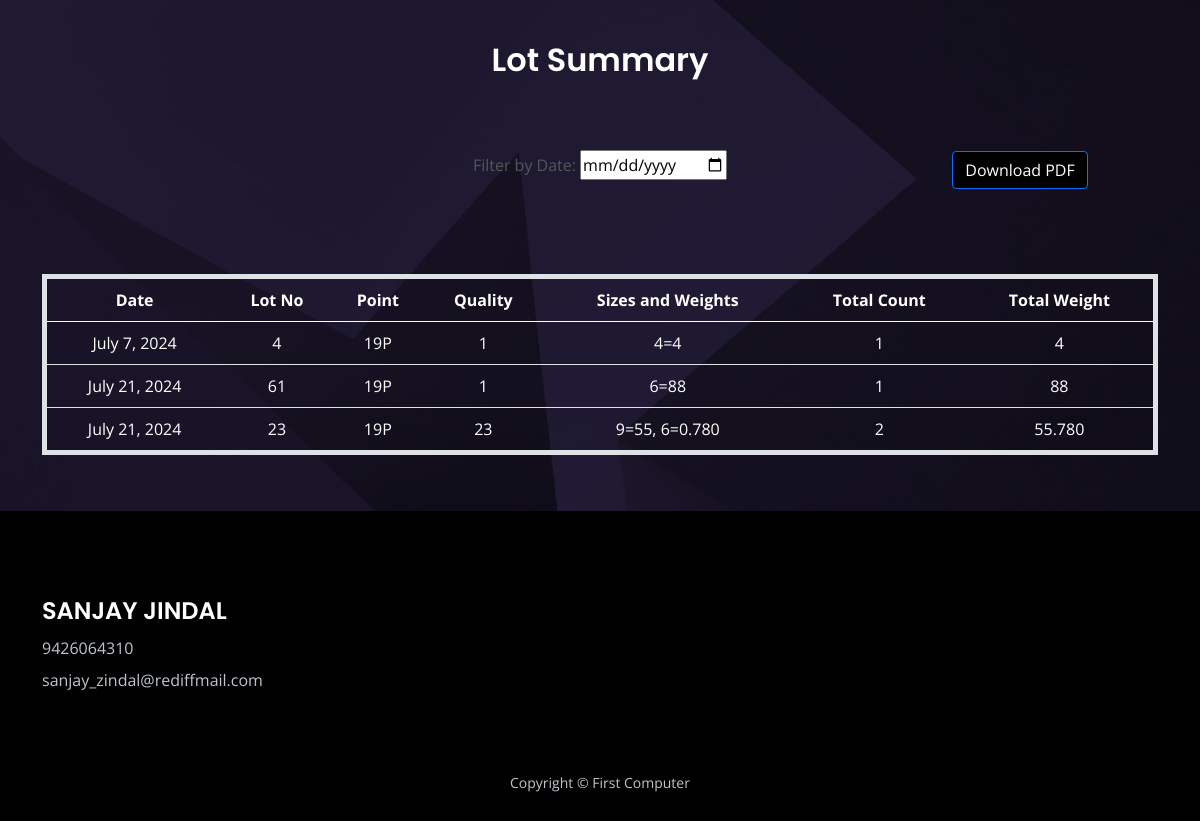
Page /lot_summary/ (signed in) on the committed database.
### app/models.py (models this page shows, shortened)
class Point(models.Model):
    user = models.ForeignKey(User, on_delete=models.CASCADE, blank=True, null=True)  # Add this field
    point = models.CharField(max_length=100)
    def __str__(self):
        return self.point

class Packing(models.Model):
    user = models.ForeignKey(User, on_delete=models.CASCADE, null=True, default=None)
    date_packing = models.DateField(max_length=20, blank=True, null=True)
    lot_no = models.CharField(max_length=100)
    quality = models.ForeignKey('Quality', on_delete=models.CASCADE)
    point = models.ForeignKey('Point', on_delete=models.CASCADE)
    brand = models.ForeignKey('Brand', on_delete=models.CASCADE)
    lot_kgs = models.FloatField()
    total_weight = models.DecimalField(max_digits=10, decimal_places=2, default=0.00)

class Quality(models.Model):
    user = models.ForeignKey(User, on_delete=models.CASCADE, blank=True, null=True)  # Add this field
    quality_no = models.CharField(max_length=100)
    def __str__(self):
        return self.quality_no

### app/report.py (the view)
# urls.py: path('lot_summary/', report.lot_summary, name='lot_summary'),
@login_required
def lot_summary(request):
    date_filter = request.GET.get('date', None)
    if date_filter:
        date_filter = datetime.strptime(date_filter, '%Y-%m-%d')
    else:
        date_filter = timezone.now()
    packings = Packing.objects.prefetch_related('bundles').filter(date_packing__lte=date_filter, user=request.user).all()
    brands = Brand.objects.all()
    grouped_data = {}
    for packing in packings:
        key = (packing.lot_no, packing.point, packing.quality)
        if key not in grouped_data:
            grouped_data[key] = {
                'date_packing': packing.date_packing,
                'lot_no': packing.lot_no,
                'point': packing.point,
                'quality': packing.quality,
                'sizes_weights': {},
                'count': 0,
                'total_weight': Decimal(0),
            }
        for bundle in packing.bundles.all():
            size = bundle.sizes
            weight = Decimal(bundle.weight)
            if size in grouped_data[key]['sizes_weights']:
                grouped_data[key]['sizes_weights'][size] += weight
            else:
                grouped_data[key]['sizes_weights'][size] = weight
            grouped_data[key]['count'] += 1
            grouped_data[key]['total_weight'] += weight
    for item in grouped_data.values():
        item['sizes_weights'] = ', '.join(f'{size}={weight}' for size, weight in item['sizes_weights'].items())
    grouped_data_list = list(grouped_data.values())
    return render(request, 'report/lot_summary.html', {'packings': grouped_data_list, 'brands': brands})

### app/templates/report/lot_summary.html (shortened to what this page needs)
{% load static %}
<!DOCTYPE html>
<html lang="en">
<head>
    <link href="{% static 'css/bootstrap.min.css' %}" rel="stylesheet">
    <link href="{% static 'css/fontawesome-all.min.css' %}" rel="stylesheet">
    <link href="{% static 'css/swiper.css' %}" rel="stylesheet">
    <link href="{% static 'css/styles.css' %}" rel="stylesheet">
</head>
<body>
    <div id="contact" class="form-1">
        <div class="container">
            <h2 class="h2-heading">Lot Summary</h2>
            <br><br>
            <div class="date-filter" style="position: relative;">
                <label for="dateFilter">Filter by Date:</label>
                <input type="date" id="dateFilter" name="date" onchange="filterByDate(this.value)">
            </div>
            <br>
            <button id="downloadPdf" class="btn btn-primary" style="position:relative; left:420px; top:-60px;">Download PDF</button>
            <div class="table-responsive">
                <table class="table table-striped" id="packingTable">
                    <thead>
                        <tr>
                            <th>Date</th>
                            <th>Lot No</th>
                            <th>Point</th>
                            <th>Quality</th>
                            <th>Sizes and Weights</th>
                            <th>Total Count</th>
                            <th>Total Weight</th>
                        </tr>
                    </thead>
                    <tbody>
                        {% for item in packings %}
                        <tr>
                            <td>{{ item.date_packing }}</td>
                            <td>{{ item.lot_no }}</td>
                            <td>{{ item.point }}</td>
                            <td>{{ item.quality }}</td>
                            <td>{{ item.sizes_weights }}</td>
                            <td>{{ item.count }}</td>
                            <td>{{ item.total_weight }}</td>
                        </tr>
                        {% endfor %}
                    </tbody>
                </table>
            </div>
        </div>
    </div>
    <div class="footer">
        <div class="container">
            <div class="row">
                <div class="col-lg-12">
                    <div class="footer-col second">
                        <h4 style="color:white"><br><br>SANJAY JINDAL</h4>
                        <ul class="list-unstyled li-space-lg p-big">
                            <li>9426064310</li>
                            <li>sanjay_zindal@rediffmail.com</li>
                        </ul>
                    </div>
                </div>
            </div>
        </div>
    </div>
    <div class="copyright">
        <div class="container">
            <div class="row">
                <div class="col-lg-12">
                    <p class="p-small">Copyright © First Computer</p>
                </div>
            </div>
        </div>
    </div>
</body>
</html>

### app/static/css/styles.css (style rules this page uses)
body, html { width: 100%; height: 100%; }
body, p { color: #53575a; font: 400 1rem/1.625rem "Open Sans", sans-serif; }
h2 { color: #2b2b4f; font-weight: 600; font-size: 2rem; line-height: 2.5rem; font-family: "Poppins" }
h4 { color: #2b2b4f; font-weight: 600; font-size: 1.5rem; line-height: 2rem; font-family: "Poppins" }
.p-small { font-size: 0.875rem; line-height: 1.5rem; }
.li-space-lg li { margin-bottom: 0.5rem; }
.form-1 { padding-top: 9.5rem; padding-bottom: 8.75rem; background: url('../images/contact-background.jpg') center center no-repeat; background-size: cover; text-align: center; }
.form-1 .h2-heading { margin-bottom: 1.125rem; color: #ffffff; }
.footer { padding-top: 6.5rem; padding-bottom: 2rem; background-color: #121015; }
.footer .footer-col { margin-bottom: 3rem; }
.footer p, .footer a, .footer ul { color: #bfc4cd; }
.footer .li-space-lg li { margin-bottom: 0.375rem; }
.copyright { padding-bottom: 1rem; background-color: #121015; text-align: center; }
.copyright p, .copyright a { color: #bfc4cd; text-decoration: none; }
@media (min-width: 992px) { .h2-heading { width: 35.25rem; margin-right: auto; margin-left: auto; } }
@media (min-width: 992px) { .footer .footer-col { margin-bottom: 2rem; } }
@media (min-width: 992px) { .footer .footer-col.second { display: inline-block; width: 320px; margin-right: 1.75rem; vertical-align: top; } }
@media (min-width: 1200px) { .container { max-width: 1140px; } }
@media (min-width: 1200px) { .footer .footer-col.second { margin-right: 6.5rem; } }

### app/templates/report/lot_summary.html (style rules this page uses)
.form-1 { padding: 40px 0; }
.h2-heading { margin-bottom: 30px; }
.btn { margin: 5px; }
.footer { background-color: #000; color: white; padding: 20px 0; }
.footer-col { margin-bottom: 20px; }
.copyright { background-color: #000; color: white; padding: 10px 0; }
.table-responsive { margin-top: 20px; }
table { color: white; border: 5px solid white; }
th, td { color: white !important; }
.btn-primary { background-color: black; }

### rows in the picture
Point: date_packing "July 7, 2024", lot_no "4", point "19P", quality "1", sizes_weights "4=4", count "1", total_weight "4", date_packing "July 21, 2024", lot_no "61", sizes_weights "6=88", total_weight "88", lot_no "23", quality "23", sizes_weights "9=55, 6=0.780", count "2", total_weight "55.780"
